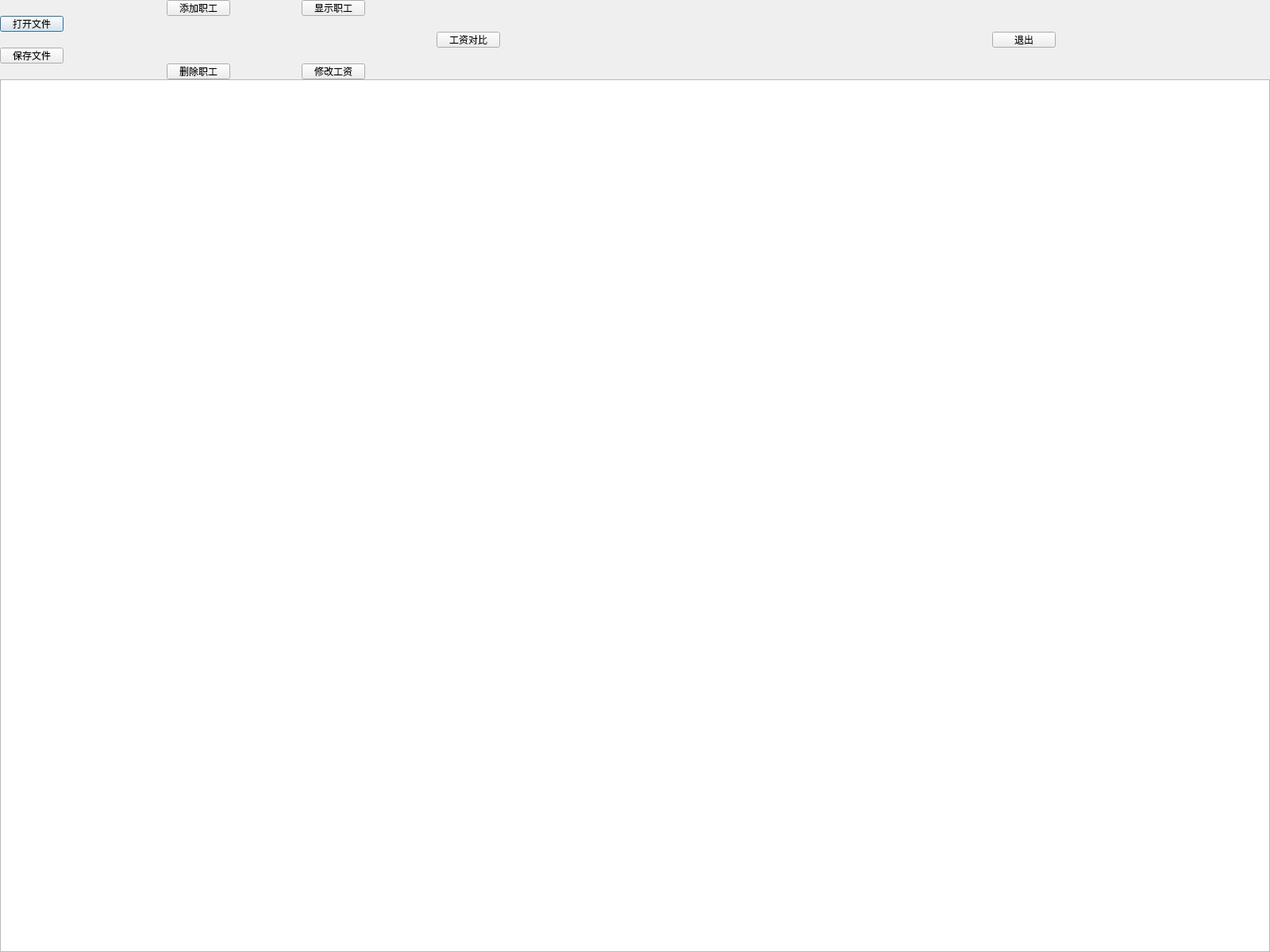
<?xml version="1.0" encoding="UTF-8"?>
<ui version="4.0">
 <class>mana</class>
 <widget class="QDialog" name="mana">
  <property name="geometry">
   <rect>
    <x>0</x>
    <y>0</y>
    <width>1600</width>
    <height>1200</height>
   </rect>
  </property>
  <property name="windowTitle">
   <string>Dialog</string>
  </property>
  <widget class="QTableView" name="showworkers">
   <property name="geometry">
    <rect>
     <x>0</x>
     <y>100</y>
     <width>1600</width>
     <height>1100</height>
    </rect>
   </property>
  </widget>
  <widget class="QPushButton" name="pushButton">
   <property name="geometry">
    <rect>
     <x>0</x>
     <y>20</y>
     <width>80</width>
     <height>20</height>
    </rect>
   </property>
   <property name="text">
    <string>打开文件</string>
   </property>
  </widget>
  <widget class="QPushButton" name="pushButton_2">
   <property name="geometry">
    <rect>
     <x>0</x>
     <y>60</y>
     <width>80</width>
     <height>20</height>
    </rect>
   </property>
   <property name="text">
    <string>保存文件</string>
   </property>
  </widget>
  <widget class="QPushButton" name="pushButton_3">
   <property name="geometry">
    <rect>
     <x>210</x>
     <y>0</y>
     <width>80</width>
     <height>20</height>
    </rect>
   </property>
   <property name="text">
    <string>添加职工</string>
   </property>
  </widget>
  <widget class="QPushButton" name="pushButton_4">
   <property name="geometry">
    <rect>
     <x>210</x>
     <y>80</y>
     <width>80</width>
     <height>20</height>
    </rect>
   </property>
   <property name="text">
    <string>删除职工</string>
   </property>
  </widget>
  <widget class="QPushButton" name="pushButton_5">
   <property name="geometry">
    <rect>
     <x>380</x>
     <y>0</y>
     <width>80</width>
     <height>20</height>
    </rect>
   </property>
   <property name="text">
    <string>显示职工</string>
   </property>
  </widget>
  <widget class="QPushButton" name="pushButton_6">
   <property name="geometry">
    <rect>
     <x>380</x>
     <y>80</y>
     <width>80</width>
     <height>20</height>
    </rect>
   </property>
   <property name="text">
    <string>修改工资</string>
   </property>
  </widget>
  <widget class="QPushButton" name="pushButton_7">
   <property name="geometry">
    <rect>
     <x>550</x>
     <y>40</y>
     <width>80</width>
     <height>20</height>
    </rect>
   </property>
   <property name="text">
    <string>工资对比</string>
   </property>
  </widget>
  <widget class="QPushButton" name="pushButton_8">
   <property name="geometry">
    <rect>
     <x>1250</x>
     <y>40</y>
     <width>80</width>
     <height>20</height>
    </rect>
   </property>
   <property name="text">
    <string>退出</string>
   </property>
  </widget>
 </widget>
 <resources/>
 <connections/>
</ui>
